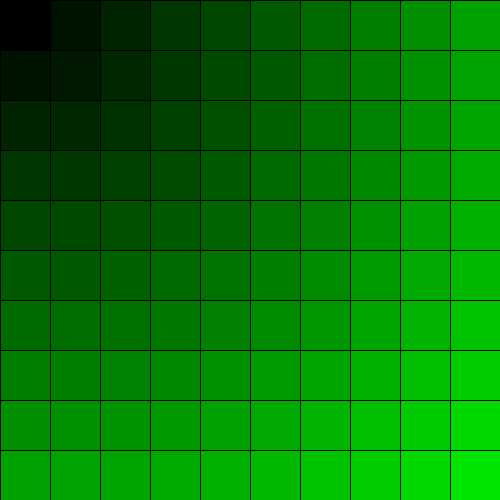
Frame 1 (no input)
Frame 60 (the mouse pressed at the canvas centre just before this capture): identical to frame 1, image omitted
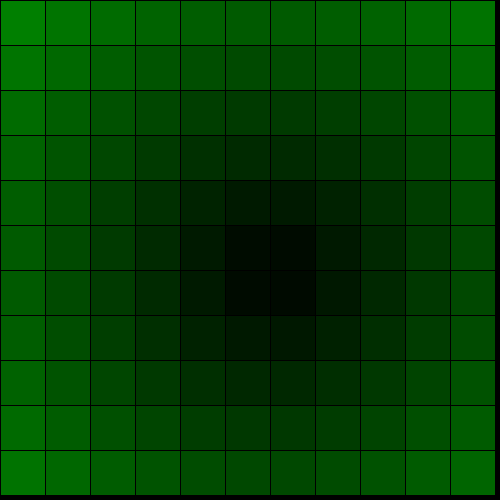
Frame 120 (the mouse held since frame 60 and released just before this capture)

The Processing sketch that drew these frames (run headless with seeded random() and noise(); from frame 60 on, the mouse is pressed at the canvas centre):

// Processing sketch: forAnidadoBasico_Intermedio
// ── forAnidadoBasico_Intermedio.pde
int cant = 10;
int tam;
void setup() {
  size(500, 500);
}
void draw() {
  background(0);
  tam = width/cant; // verifica en tiempo real la relación
  for (int x=0; x<cant; x++) {
    for (int y=0; y<cant; y++) {
      float distan = dist(mouseX, mouseY, x*tam, y*tam); // calculamos distancia del mouse a cada cuadrado
      /*ahora hacemos una regla de 3 para promediar la distancia con el valor de opacidad que puede tener
      distan -------->>>>> de 0 a la diagonal máxima
      valor de tono --->>> de 0 a 255 (regla de 3, multiplico cruzado y luego divido)
      */
      float tono = distan*255/dist(width, height, 0, 0);
      fill(0, 255, 0, tono);
      rect(x*tam, y*tam, tam, tam);
    }
  }
}
void keyPressed() {
  cant = 10;
}
void mousePressed() {
  cant ++;
}
